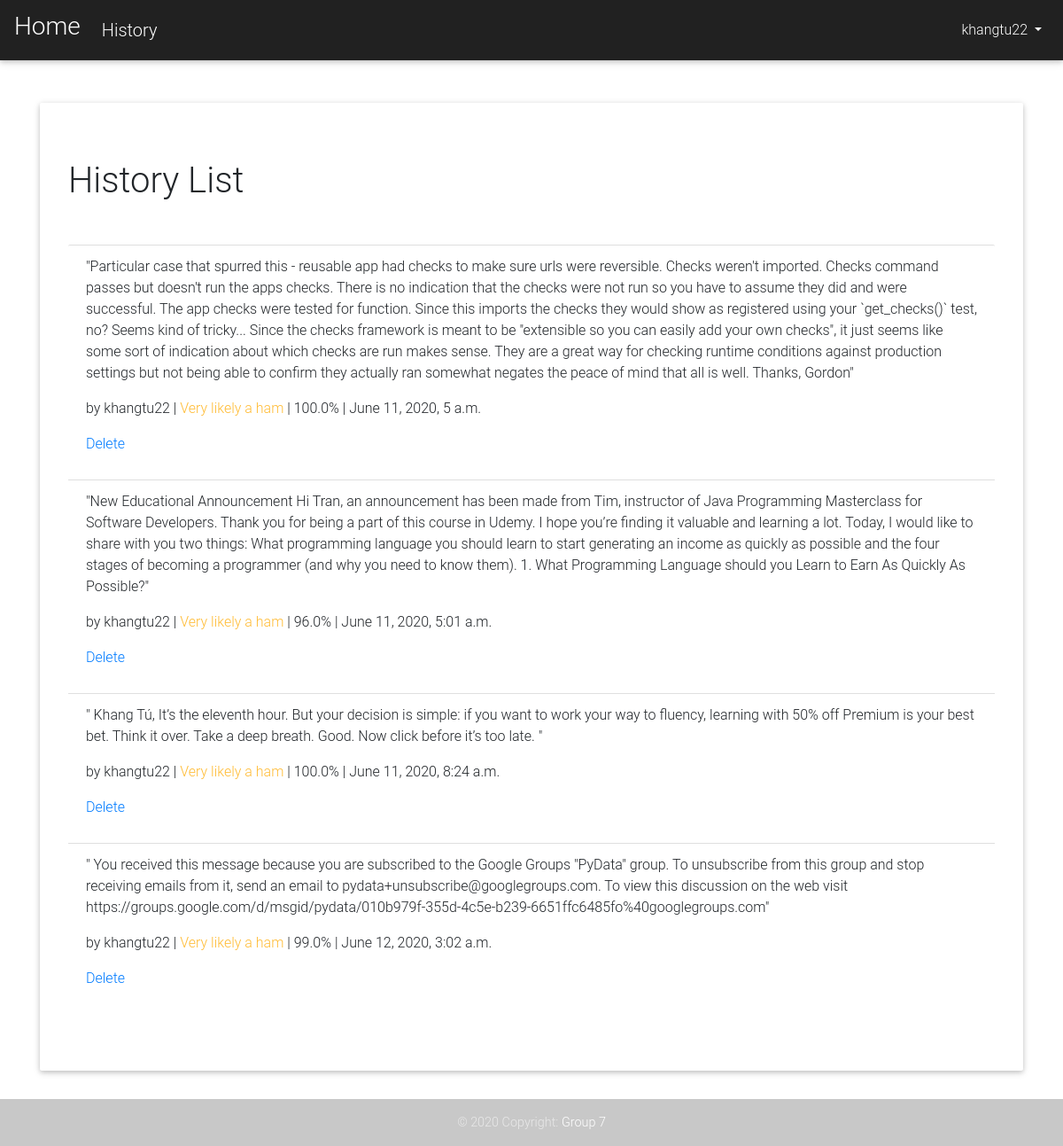
Page /history/ (signed in) on the earlier database version.
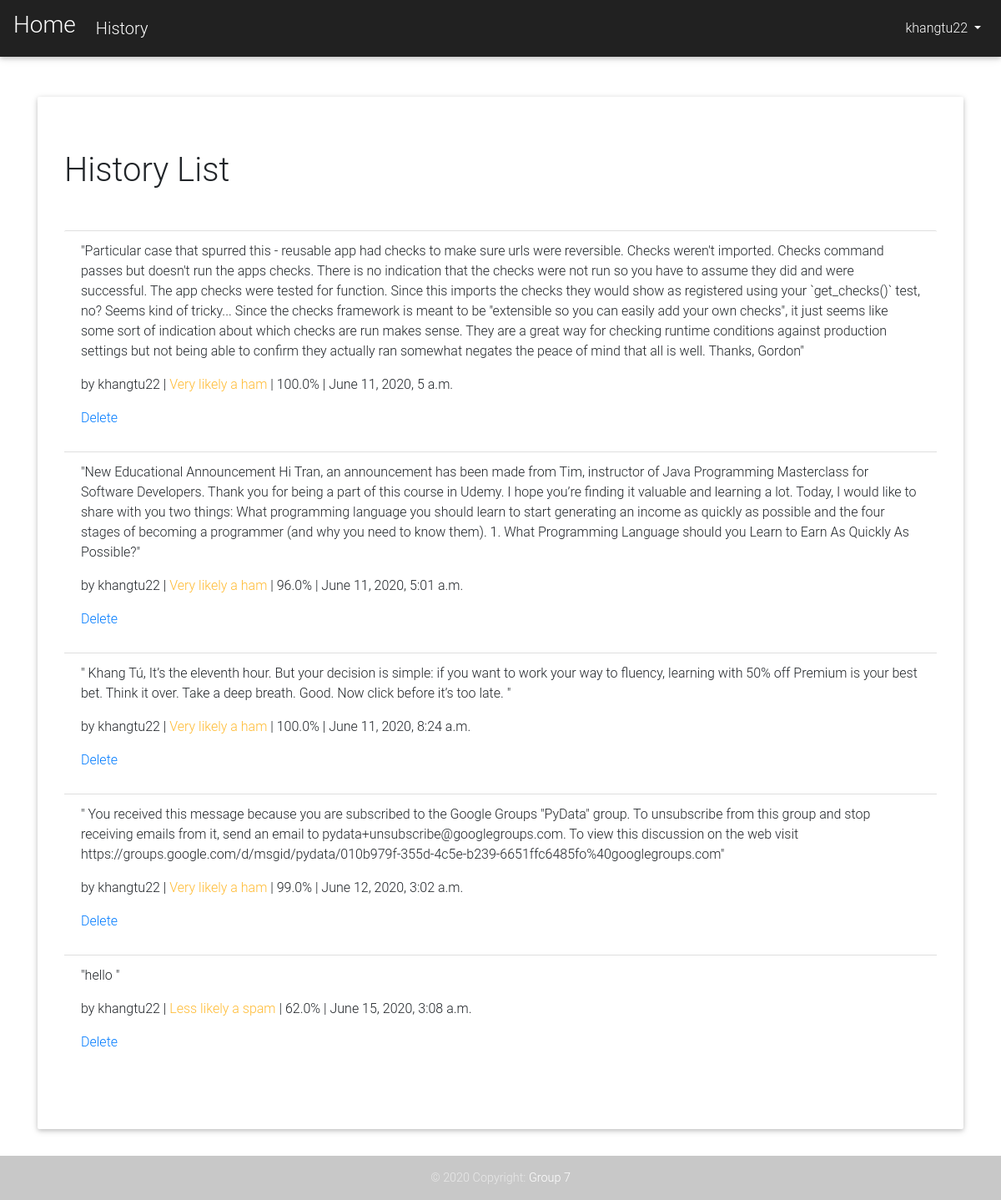
Same page on the later database version.
### spam_email/models.py (models this page shows, shortened)
class Email(models.Model):
    content = models.TextField()
    result = models.CharField(max_length=100)
    accuracy = models.CharField(max_length=100)
    last_updated = models.DateTimeField(auto_now=True)
    author = models.ForeignKey(
        get_user_model(),
        on_delete=models.CASCADE,
        related_name='+',
        default='1',
    )

### users/models.py (models this page shows)
class CustomUser(AbstractUser):
    objects = CustomUserManager()

### spam_email/views.py (the view)
# urls.py: path('history/', HistoryView.as_view(), name='history'),
class HistoryView(LoginRequiredMixin, ListView):
    model = Email
    template_name = 'history.html'
    login_url = 'login'

### templates/history.html (shortened to what this page needs)
<!DOCTYPE html>
<html lang="en">
<head>
</head>
<body>
{% extends 'base.html' %}
{% block content %}
    <div class="jumbotron mt-5">
        <h1>History List</h1>
        <ul class="list-group list-group-flush mt-5">
            {% for email in object_list %}
          <li class="list-group-item">
            <p>"{{ email.content }}"</p>
            <p> by {{ email.author }} |<span class="text-warning"> {{ email.result }} </span>| {{ email.accuracy }}% | {{ email.last_updated }}</p>
            <p>
                <a href="{% url 'email_delete' email.pk %}" class="changelink">Delete</a>
            </p>
          </li>
            {% endfor %}
        </ul>
    </div>
{% endblock content %}

Differences in the rows shown:
added Email: content "hello", author "khangtu22", result "Less likely a spam", accuracy "62.0", last_updated "June 15, 2020, 3:08 a.m."
